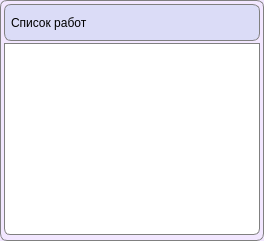
      <widget class="QFrame" name="worksFrame">
       <property name="maximumSize">
        <size>
         <width>330</width>
         <height>16777215</height>
        </size>
       </property>
       <property name="styleSheet">
        <string notr="true">QFrame {
	background-color: #f2e7ff;
	border: 1px solid grey;
	border-radius: 7px;
}</string>
       </property>
       <property name="frameShape">
        <enum>QFrame::StyledPanel</enum>
       </property>
       <property name="frameShadow">
        <enum>QFrame::Raised</enum>
       </property>
       <layout class="QGridLayout" name="gridLayout_4">
        <property name="leftMargin">
         <number>3</number>
        </property>
        <property name="topMargin">
         <number>3</number>
        </property>
        <property name="rightMargin">
         <number>3</number>
        </property>
        <property name="bottomMargin">
         <number>5</number>
        </property>
        <property name="spacing">
         <number>2</number>
        </property>
        <item row="0" column="0">
         <widget class="QFrame" name="frame_6">
          <property name="sizePolicy">
           <sizepolicy hsizetype="Expanding" vsizetype="Preferred">
            <horstretch>0</horstretch>
            <verstretch>0</verstretch>
           </sizepolicy>
          </property>
          <property name="styleSheet">
           <string notr="true">QFrame {
	background-color: #dbdcf7;
	border: 1px solid grey;
	border-radius: 7px;
}</string>
          </property>
          <property name="frameShape">
           <enum>QFrame::StyledPanel</enum>
          </property>
          <property name="frameShadow">
           <enum>QFrame::Raised</enum>
          </property>
          <layout class="QGridLayout" name="gridLayout_14">
           <property name="leftMargin">
            <number>0</number>
           </property>
           <property name="topMargin">
            <number>0</number>
           </property>
           <property name="rightMargin">
            <number>6</number>
           </property>
           <property name="bottomMargin">
            <number>0</number>
           </property>
           <item row="0" column="0">
            <widget class="QLabel" name="label_4">
             <property name="minimumSize">
              <size>
               <width>0</width>
               <height>35</height>
              </size>
             </property>
             <property name="maximumSize">
              <size>
               <width>16777215</width>
               <height>35</height>
              </size>
             </property>
             <property name="font">
              <font>
               <pointsize>9</pointsize>
              </font>
             </property>
             <property name="styleSheet">
              <string notr="true">QLabel {
	background-color: transparent;
	border: 0px;
	margin-left: 3px;
}</string>
             </property>
             <property name="text">
              <string>Список работ</string>
             </property>
            </widget>
           </item>
           <item row="0" column="1">
            <spacer name="horizontalSpacer_5">
             <property name="orientation">
              <enum>Qt::Horizontal</enum>
             </property>
             <property name="sizeHint" stdset="0">
              <size>
               <width>40</width>
               <height>20</height>
              </size>
             </property>
            </spacer>
           </item>
          </layout>
         </widget>
        </item>
        <item row="1" column="0">
         <widget class="QTextEdit" name="worksList">
          <property name="enabled">
           <bool>true</bool>
          </property>
          <property name="maximumSize">
           <size>
            <width>324</width>
            <height>16777215</height>
           </size>
          </property>
          <property name="font">
           <font>
            <pointsize>9</pointsize>
           </font>
          </property>
          <property name="focusPolicy">
           <enum>Qt::StrongFocus</enum>
          </property>
          <property name="styleSheet">
           <string notr="true">QTextEdit {
	background-color: white;
	border-top-left-radius: 0px;
	border-top-right-radius: 0px;
	border-bottom-left-radius: 6px;
	border-bottom-right-radius: 6px;
}</string>
          </property>
          <property name="readOnly">
           <bool>true</bool>
          </property>
         </widget>
        </item>
       </layout>
      </widget>
